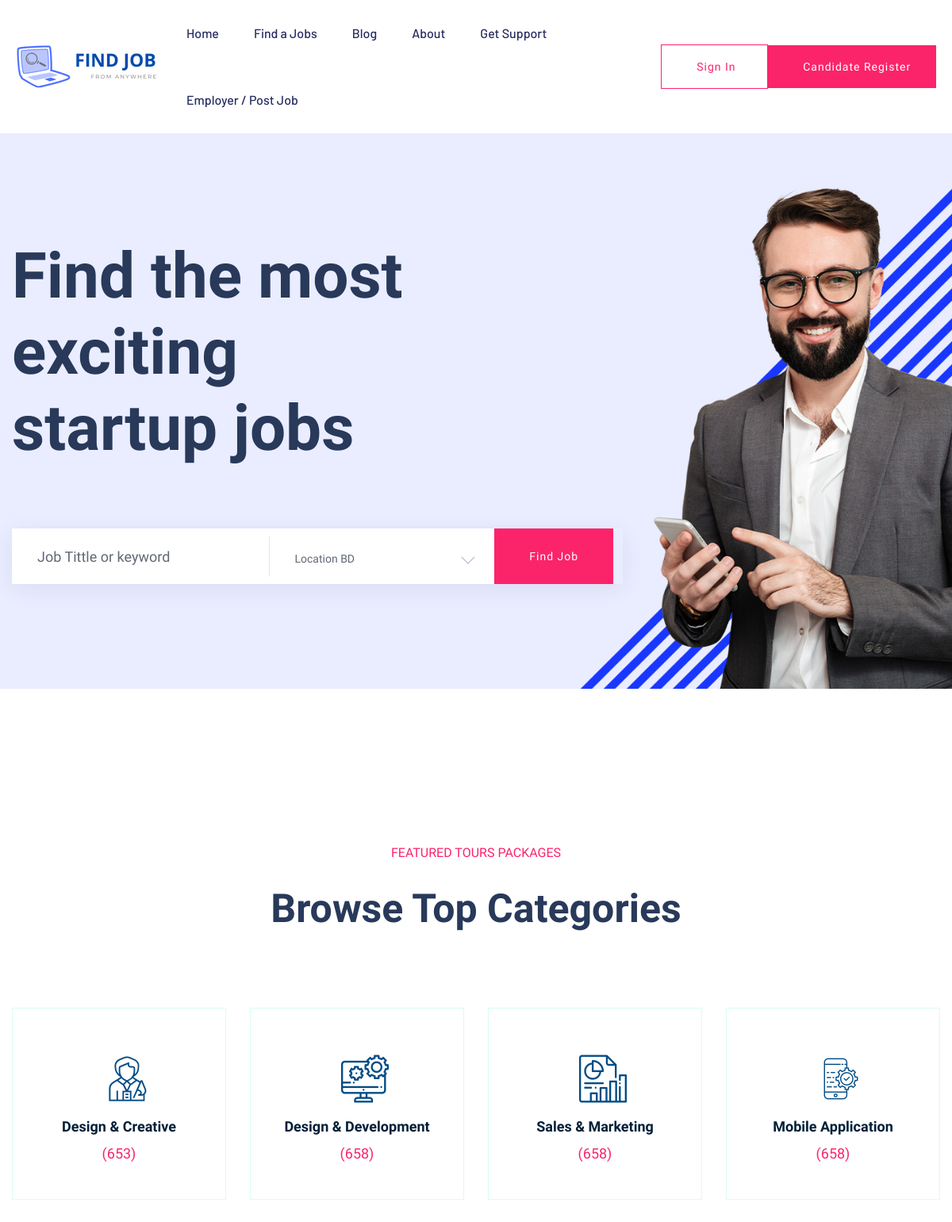
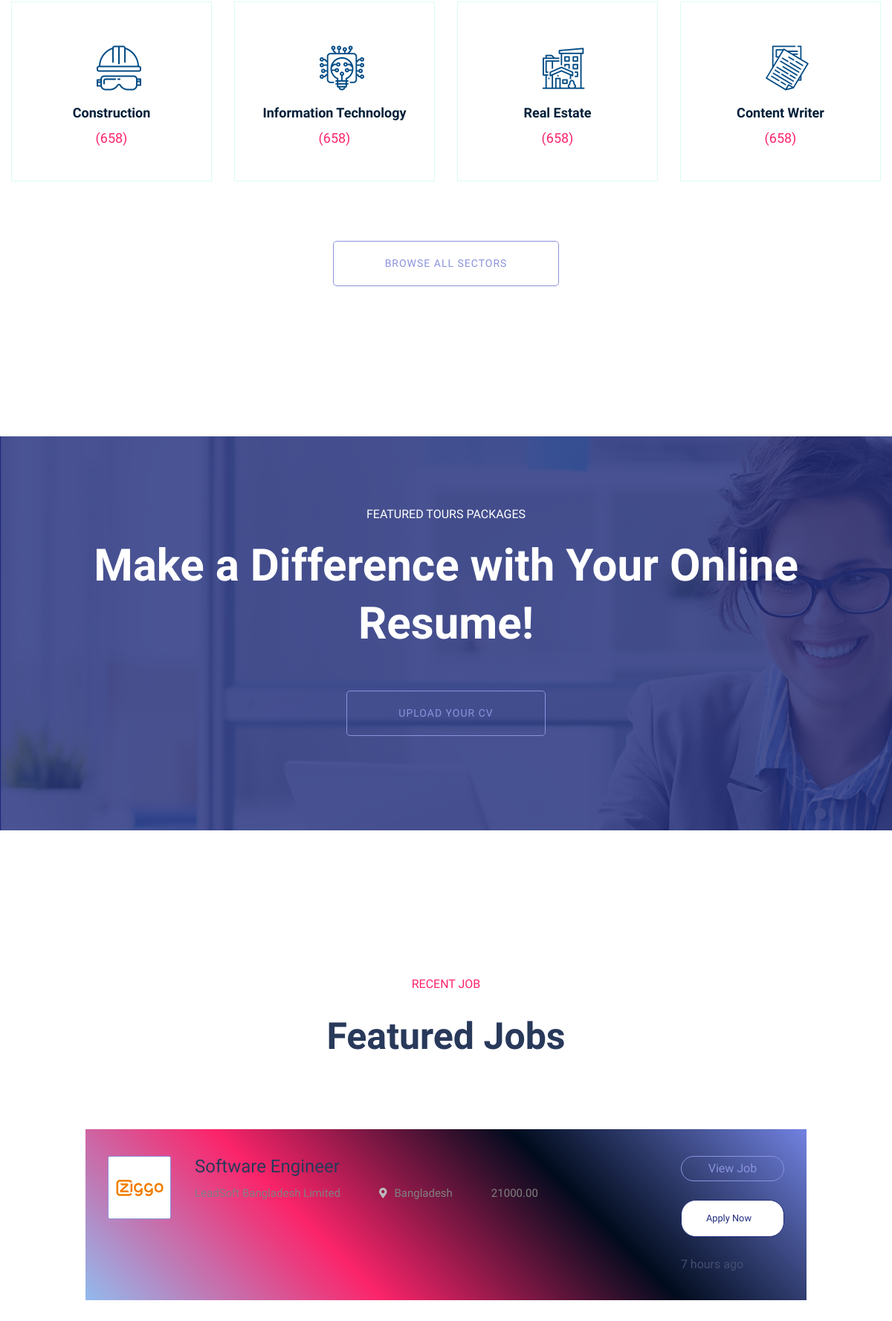
The page / (upper part) on the database its author committed (2 pictures, top to bottom).
### mainapp/models.py (models this page shows, shortened)
class JobInfo(models.Model):
    created_by = models.ForeignKey(CustomUser, on_delete=models.CASCADE,null=True)
    employer = models.ForeignKey(CompanyProfile,on_delete=models.DO_NOTHING, null=True)
    job_title = models.CharField(max_length=255,null=True)
    industry = models.CharField(max_length=100,null=True)
    department = models.CharField(max_length=100,null=True)
    position = models.CharField(max_length=100,null=True)
    application_deadline = models.DateField(null=True)
    specific_gender = models.CharField(choices= GENDER_TYPE , max_length=10, null=True, blank=True)
    job_description = models.TextField(null=True)
    job_requirements = models.TextField(null=True)
    academic_qualifications = models.CharField(max_length=20, choices=ACADEMIC_QUALIFICATION_CHOICES,null=True)
    preferred_qualification = models.CharField(max_length=20, choices=ACADEMIC_QUALIFICATION_CHOICES, null=True, blank=True)
    job_type = models.CharField(max_length=20, choices=JOB_TYPE_CHOICES,null=True)
    salary_type = models.CharField(max_length=20, choices=SALARY_TYPE_CHOICES,null=True)
    salary = models.DecimalField(max_digits=10, decimal_places=2,null=True)
    currency = models.CharField(max_length=10, choices=CURRENCY_TYPE_CHOICES,null=True)
    experience = models.IntegerField(null=True)
    job_skills = models.TextField(null=True)
    number_of_vacancies = models.IntegerField(null=True)
    posted_date = models.DateField(auto_now_add=True,null=True,blank=True)
    image = models.ImageField(upload_to='job_images/', null=True, blank=True)
    class Meta:
        ordering = ['-posted_date']

class CompanyProfile(models.Model):
    employer = models.ForeignKey(CustomUser, on_delete=models.CASCADE,null=True)
    company_name = models.CharField(max_length=255,null=True)
    website = models.URLField(null=True)
    headline = models.CharField(max_length=255,null=True)
    founded_date = models.DateField(null=True)
    category = models.CharField(max_length=50,null=True)
    description = models.TextField(null=True)

### mainapp/views.py (the view, shortened to what this page needs)
# urls.py: path('',index , name='index'),
def index(request):
   jobs = JobInfo.objects.all()
   search = request.GET.get('search', '')
   location = request.GET.get('location', '')
   jobs = JobInfo.objects.all()
   if location:
      jobs = jobs.filter(location__icontains=location)  # Assuming you have a 'location' field in JobInfo
   jobDict = {
      'jobs':jobs
   }
   return render (request,'index.html',jobDict)

### mainapp/templates/index.html (shortened to what this page needs)
{% load static %}
<!doctype html>
<html class="no-js" lang="zxx">
    <head>
            <link rel="stylesheet" href="{% static 'assets/css/bootstrap.min.css' %}">
            <link rel="stylesheet" href="{% static 'assets/css/owl.carousel.min.css' %}">
            <link rel="stylesheet" href="{% static 'assets/css/flaticon.css' %}">
            <link rel="stylesheet" href="{% static 'assets/css/price_rangs.css' %}">
            <link rel="stylesheet" href="{% static 'assets/css/slicknav.css' %}">
            <link rel="stylesheet" href="{% static 'assets/css/animate.min.css' %}">
            <link rel="stylesheet" href="{% static 'assets/css/magnific-popup.css' %}">
            <link rel="stylesheet" href="{% static 'assets/css/fontawesome-all.min.css' %}">
            <link rel="stylesheet" href="{% static 'assets/css/themify-icons.css' %}">
            <link rel="stylesheet" href="{% static 'assets/css/slick.css' %}">
            <link rel="stylesheet" href="{% static 'assets/css/nice-select.css' %}">
            <link rel="stylesheet" href="{% static 'assets/css/style.css' %}">
   </head>
   <body>
    {% include "header.html" %}
    <main>
        {% include "slider.html" %}
        {% include "services.html" %}
         {% include "cvarea.html" %}
        {% include "featuredjob.html" %}
    </main>
    </body>
</html>

### mainapp/templates/featuredjob.html (shortened to what this page needs)
{% load static %}
<section class="featured-job-area feature-padding">
    <div class="container">
        <div class="row">
            <div class="col-lg-12">
                <div class="section-tittle text-center">
                    <span>Recent Job</span>
                    <h2>Featured Jobs</h2>
                </div>
            </div>
        </div>
        <div class="row justify-content-center">
            <div class="col-xl-10">
                {% for job in jobs %}
                <div class="single-job-items mb-30" style="background: linear-gradient(45deg, #92baee, #FB246A, #010B1D, #7282e1)" >
                    <div class="job-items">
                        <div class="company-img">
                            <a href="#"><img src="assets/img/icon/job-list1.png" alt=""></a>
                        </div>
                        <div class="job-tittle job-tittle2">
                            <a href="#">
                                <h4>{{job.job_title}}</h4>
                            </a>
                            <ul>
                                <li>{{job.employer.headline}}</li>
                                <li><i class="fas fa-map-marker-alt"></i>Bangladesh</li>
                                <li>{{job.salary}}</li>
                            </ul>
                        </div>
                    </div>
                    <div class="items-link items-link2 f-right">
                        <a href="{% url 'job_details' job.id %}">View Job</a>
                        <a href="{% url 'applyjob' job.id %}" class="genric-btn primary-border circle arrow">Apply Now</a>
                        <span>7 hours ago</span>
                    </div>
                </div>
                {% endfor %}
            </div>
        </div>
    </div>
</section>

### rows shown on the page
JobInfo: job_title "Software Engineer", employer.headline "LeadSoft Bangladesh Limited", salary "21000.00"
